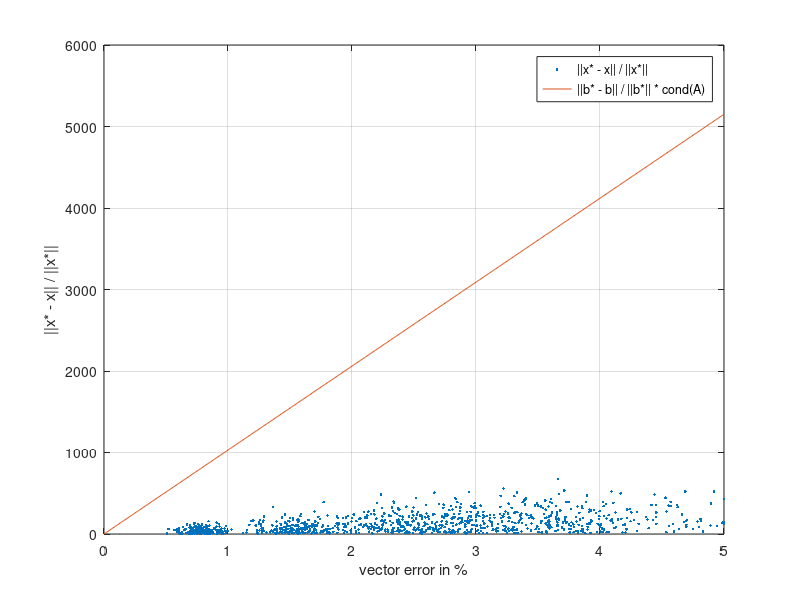

This figure's MATLAB source:
A = load('Graphics2.txt');
d1 = A(:, 1);
%d1 = log10(d1);
d2 = A(:, 2);
plot(d2, d1, '.')
grid on
xlabel('vector error in %')
ylabel('||x* - x|| / ||x*||')

hold on
x = 0 : 0.01 : 5;
y = x * 1030;
%y = log10(y);
plot(x, y)
legend('||x* - x|| / ||x*||', '||b* - b|| / ||b*|| * cond(A)')